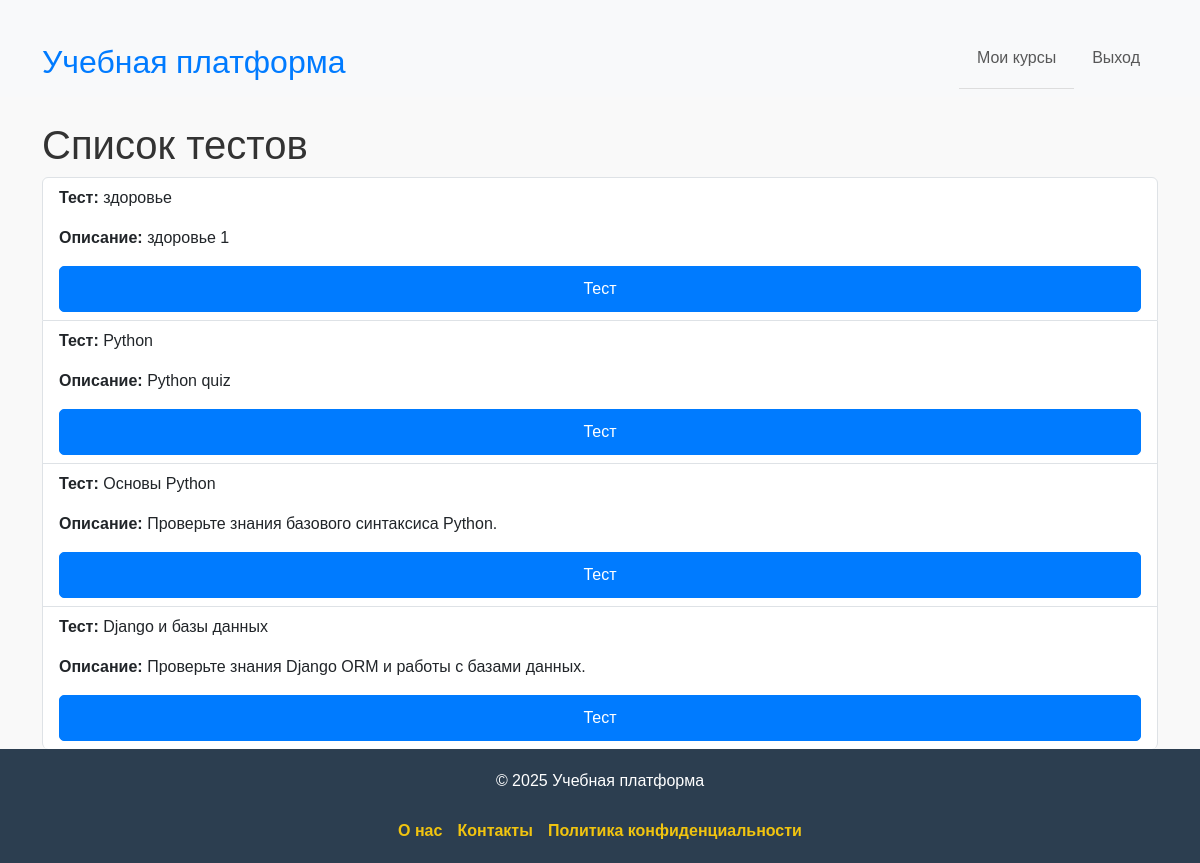
Screenshot of /quizzes/ (signed in) with the database file from the repository.
### online_courses/models.py (models this page shows, shortened)
class Quiz(models.Model):
    course = models.ForeignKey(Course, on_delete=models.CASCADE, related_name="quizzes")
    lesson = models.ForeignKey(Lesson, on_delete=models.CASCADE, null=True, blank=True)
    title = models.CharField(max_length=255)
    description = models.TextField()

### online_courses/views.py (the view)
# urls.py: path('quizzes/', quiz_list, name='quiz_list'),
@login_required
def quiz_list(request):
    if request.user.is_staff:  # Администратор видит все квизы
        quizzes = Quiz.objects.all()
    elif request.user.role == 'teacher':
        quizzes = Quiz.objects.filter(course__teacher=request.user)
    else:
        quizzes = Quiz.objects.filter(course__students=request.user)
    return render(request, 'quiz_list.html', {'quizzes': quizzes})

### online_courses/templates/quiz_list.html (shortened to what this page needs)
{% extends 'base.html' %}
{% block content %}
<h1>Список тестов</h1>
{% if quizzes %}
    <ul class="list-group">
        {% for quiz in quizzes %}
            <li class="list-group-item list-group-item-action">
                <p><strong>Тест:</strong> {{ quiz.title }}</p>
                <p><strong>Описание:</strong> {{ quiz.description }}</p>
                <a href="{% url 'online_courses:take_quiz' quiz.id %}" class="btn btn-primary">Тест</a>
            </li>
        {% endfor %}
    </ul>
{% else %}
    <p>Нет доступных тестов.</p>
{% endif %}
{% endblock %}

### online_courses/static/css/style.css (style rules this page uses)
:root { --primary-color: #007bff; --secondary-color: #0056b3; --text-color: #333; --background-color: #f9f9f9; --border-color: #ddd; --footer-background-color: #2c3e50; --footer-text-color: white; --footer-link-color: #f1c40f; }
body { font-family: Arial, sans-serif; min-height: 100vh; display: flex; flex-direction: column; background-color: var(--background-color); color: var(--text-color); }
h1, h2 { color: var(--text-color); }
.btn-primary { text-align: center; background-color: var(--primary-color); border-color: var(--primary-color); color: #fff; display: block; transition: all 0.3s ease-in-out; cursor: pointer; border-radius: 5px; padding: 10px 15px; }
a { color: var(--primary-color); text-decoration: none; transition: color 0.3s ease-in-out; }
ul { list-style-type: none; padding: 0; }
ul li { padding: 10px; border-bottom: 1px solid var(--border-color); }
ul li:last-child { border-bottom: none; }
ul li a { text-decoration: none; color: var(--primary-color); }

### rows the page displays
Quiz: title "здоровье", description "здоровье 1"
Quiz: title "Python", description "Python quiz"
Quiz: title "Основы Python", description "Проверьте знания базового синтаксиса Python."
Quiz: title "Django и базы данных", description "Проверьте знания Django ORM и работы с базами данных."
